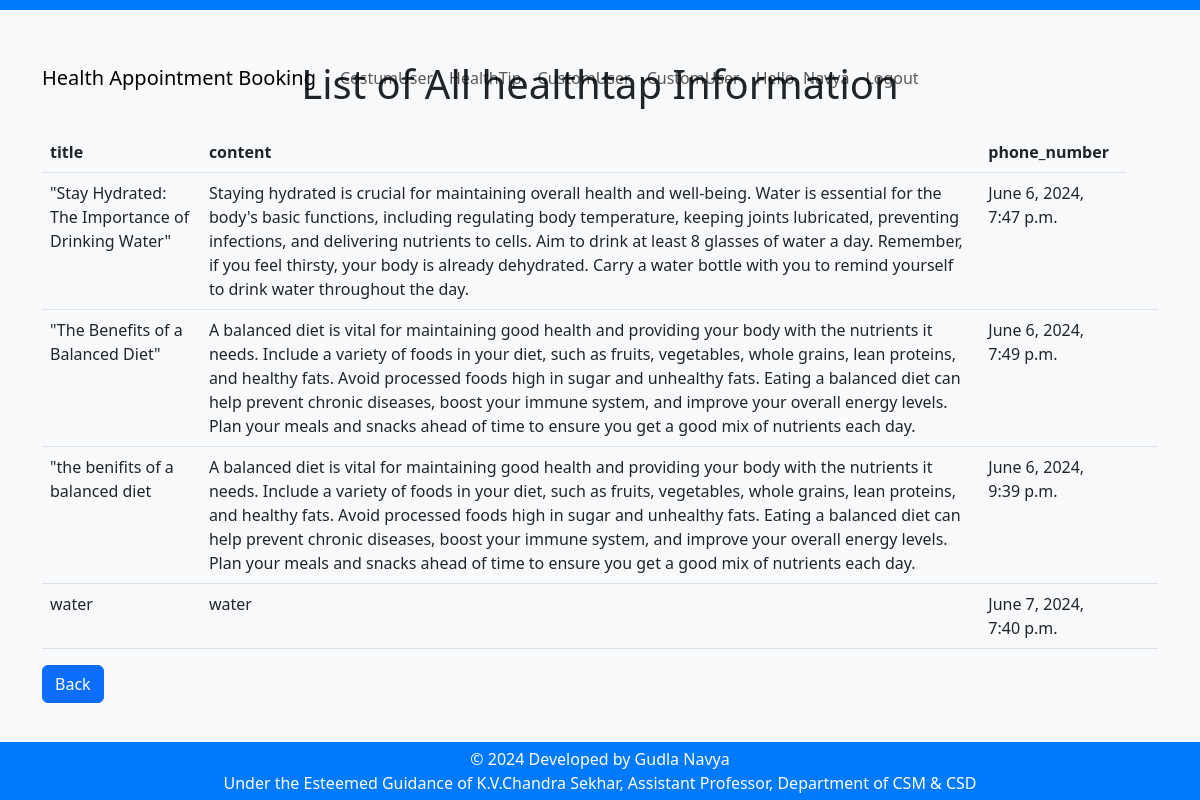
The app's page /healthtap/ (signed in) with its own data.
### healthtap/models.py (models this page shows, shortened)
class HealthTip(models.Model):
    title = models.CharField(max_length=200)
    content = models.TextField()
    date_created = models.DateTimeField(auto_now_add=True)

### health_apmnt_bookng/views.py (the view)
# urls.py: path('healthtap/', healthtap, name='healthtap'),
def healthtap(request):
    healthtap = HealthTip.objects.all()
    return render(request, "healthtap.html" ,{'healthtap': healthtap})

### templates/healthtap.html (shortened to what this page needs)
{% load static %}
<!DOCTYPE html>
<html lang="en">
<head>
  <link href="{% static 'css/bootstrap.min.css' %}" rel="stylesheet">
  <link href="{% static 'css/styles.css' %}" rel="stylesheet">
</head>
<body>
  {% include 'header.html' %}
  <div class="container">
    <h1 class="text-center mb-4">List of All healthtap Information</h1>
    <div class="row">
      <div class="col-md-12">
        <table class="table table-hover">
          <thead>
            <tr>
              <th scope="col">title</th>
              <th scope="col">content</th>
              <th scope="col">phone_number</th>
            </tr>
          </thead>
          <tbody>
            {% block content %}
            {% for a in healthtap %}
            <tr>
              <td>{{a.title}}</td>
              <td>{{a.content}}</td>
              <td>{{a.date_created}}</td>
              <td></td>
              <td></td>
            </tr>
            {% endfor %}
            {% endblock %}
          </tbody>
        </table>
      <button onclick="location.href='/'" class="btn btn-primary">Back</button>
      </div>
    </div>
  </div>
  {% include 'footer.html' %}
</body>
</html>

### templates/header.html (shortened to what this page needs)
<header>
    <div class="header">
      <nav class="navbar navbar-expand-lg fixed-top myNav">
        <div class="container">
          <a class="navbar-brand ms-auto" href="/">Health Appointment Booking</a>
          <div class="collapse navbar-collapse" id="navbarNav">
            <ul class="navbar-nav">
              <li class="nav-item">
                <a class="nav-link" href="/amwell/">CostumUser</a>
              </li>
              <li class="nav-item">
                <a class="nav-link" href="/healthtap/">HealthTip</a>
              </li>
              <li class="nav-item">
                <a class="nav-link" href="/practo/">CustomUser</a>
              </li>
              <li class="nav-item">
                <a class="nav-link" href="/zocdoc/">CustomUser</a>
              </li>
              {% if user.is_authenticated %}
                <li class="nav-item"><a class="nav-link" href="#">Hello, {{ user.username}} </a></li>
                <li class="nav-item">
                  <a class="nav-link" href="/accounts/logout">Logout</a>
                </li>
              {% endif %}
            </ul>
          </div>
        </div>
      </nav>
    </div>
  </header>

### static/css/styles.css (style rules this page uses)
body { background-color: #f8f9fa; }
.container { margin-top: 50px; }
.header { background-color: #007afc; color: #fff; padding: 5px 0; }

### records on screen
HealthTip: title "\"Stay Hydrated: The Importance of Drinking Water\"", content "Staying hydrated is crucial for maintaining overall health and well-being. Water is essential for the body's basic functions, including regulating body temperature, keeping joints lubricated, preventing infections, and delivering nutrients to cells. Aim to drink at least 8 glasses of water a day. Remember, if you feel thirsty, your body is already dehydrated. Carry a water bottle with you to remind yourself to drink water throughout the day.", date_created "June 6, 2024, 7:47 p.m."
HealthTip: title "\"The Benefits of a Balanced Diet\"", content "A balanced diet is vital for maintaining good health and providing your body with the nutrients it needs. Include a variety of foods in your diet, such as fruits, vegetables, whole grains, lean proteins, and healthy fats. Avoid processed foods high in sugar and unhealthy fats. Eating a balanced diet can help prevent chronic diseases, boost your immune system, and improve your overall energy levels. Plan your meals and snacks ahead of time to ensure you get a good mix of nutrients each day.", date_created "June 6, 2024, 7:49 p.m."
HealthTip: title "\"the benifits of a balanced diet", content "A balanced diet is vital for maintaining good health and providing your body with the nutrients it needs. Include a variety of foods in your diet, such as fruits, vegetables, whole grains, lean proteins, and healthy fats. Avoid processed foods high in sugar and unhealthy fats. Eating a balanced diet can help prevent chronic diseases, boost your immune system, and improve your overall energy levels. Plan your meals and snacks ahead of time to ensure you get a good mix of nutrients each day.", date_created "June 6, 2024, 9:39 p.m."
HealthTip: title "water", content "water", date_created "June 7, 2024, 7:40 p.m."

### other values on screen
{{ user.username }} "Navya"
